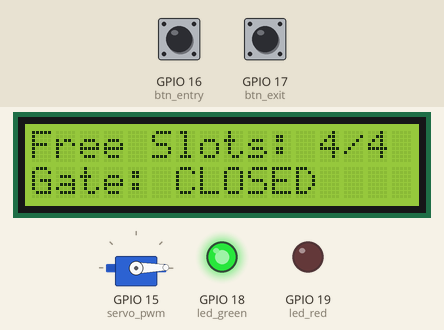
Simulated run of this program. Board: ESP32 board running MicroPython. Parts: 16×2 character LCD, servo, output pins drawn as LEDs (lit = HIGH). Wiring (from the project's diagram.json): servo on GPIO 15, green button on GPIO 16, red button on GPIO 17, green LED on GPIO 18, red LED on GPIO 19. Inputs (shaded band) come from the test bench; at power-on: GPIO 16 (btn_entry) HIGH, GPIO 17 (btn_exit) HIGH. WiFi joins after 1.5 s; no MQTT or app messages arrive unless stated; servo angles are drawn from the pulse width (0.5 ms = 0°, 2.5 ms = 180°); library files of the repository ran but are not shown: i2c_lcd.py; what the program prints to the serial console is not drawn.

Above: at 2.9 s.
3.0 s: GPIO 16 (btn_entry) pulled LOW for 3.2 s
At 4.2 s:
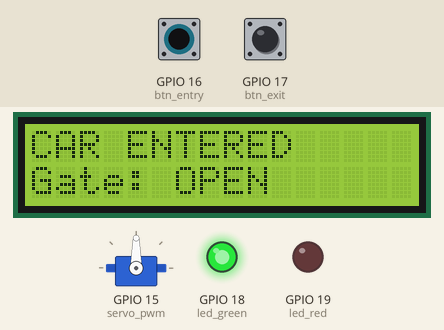
8.6 s: GPIO 17 (btn_exit) pulled LOW for 0.15 s
At 9.7 s:
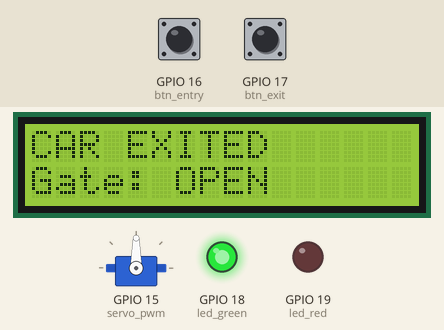
13.2 s: GPIO 16 (btn_entry) pulled LOW for 3.2 s
At 18.0 s:
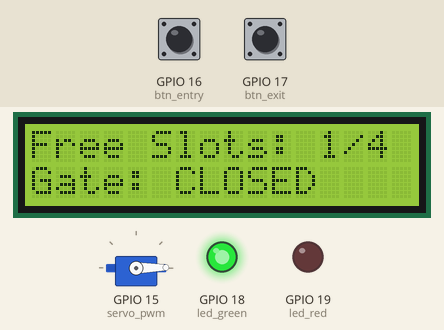
18.8 s: GPIO 16 (btn_entry) pulled LOW for 0.15 s
At 21.6 s:
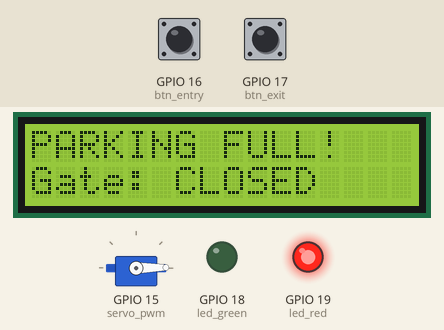
21.9 s: GPIO 16 (btn_entry) pulled LOW for 1 s
At 22.7 s:
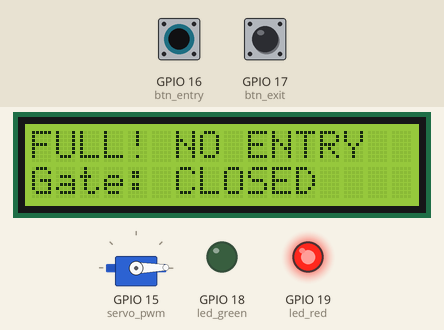
Timing chart, 0 to 24.9 s (numbered marks = the images above; inputs shaded):
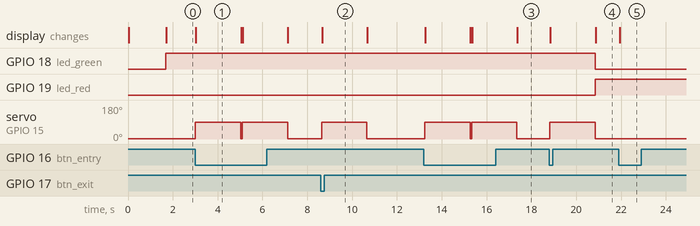

Measured:
- after the input at 3.0 s, servo on GPIO 15 (servo_pwm): alternates 90° for 2.0 s and 1° for 0.07 s, starting at once; the display: changes at once (image 1)
- after the input at 8.6 s, servo on GPIO 15 (servo_pwm): 1° → 90° after 0.05 s, → 1° 2.0 s later; the display: changes after 0.06 s (image 2)
- after the input at 13.2 s, servo on GPIO 15 (servo_pwm): alternates 90° for 2.0 s and 1° for 0.07 s, starting after 0.05 s; the display: first changes after 0.06 s (image 3 shows a later state)
- after the input at 18.8 s, GPIO 18 (led_green): HIGH → LOW after 2.0 s; GPIO 19 (led_red): LOW → HIGH after 2.0 s; servo on GPIO 15 (servo_pwm): 1° → 90° at once, → 1° 2.0 s later; the display: first changes after 0.05 s (image 4 shows a later state)
- after the input at 21.9 s, the display: changes at once (image 5)
- what the display in image 1 shows lasts 2.0 s, from 3.0 s to 5.0 s

The program:

main.py
```python
import network
import time
import ujson
from machine import Pin, PWM, SoftI2C
from umqtt.simple import MQTTClient
from i2c_lcd import I2cLcd

# Configuration

WIFI_SSID = "Wokwi-GUEST"
WIFI_PASSWORD = ""

MQTT_BROKER = "broker.hivemq.com"
MQTT_PORT = 1883
MQTT_CLIENT_ID = "ESP32_MicroPython_EntryExit"
SUB_TOPIC = b"iot/car_parking/slot/set"
PUB_TOPIC = b"iot/car_parking/status"

# Hardware Setup

led_green = Pin(18, Pin.OUT)
led_red = Pin(19, Pin.OUT)

btn_entry = Pin(16, Pin.IN, Pin.PULL_UP)
btn_exit = Pin(17, Pin.IN, Pin.PULL_UP)

servo_pwm = PWM(Pin(15), freq=50)

def set_barrier_angle(angle):
    duty = int(26 + (angle / 90.0) * 51)
    servo_pwm.duty(duty)

i2c = SoftI2C(scl=Pin(22), sda=Pin(21), freq=100000)
I2C_ADDR = 0x27
lcd = I2cLcd(i2c, I2C_ADDR, 2, 16)

# Setting Slots to 0 (1 = Occupied)
slots = {1: 0, 2: 0, 3: 0, 4: 0}

def update_system_state(client, event_msg=None, force_open_gate=False):
    occupied_count = sum(slots.values())
    available_count = 4 - occupied_count

    lcd.clear()

    if force_open_gate:
        set_barrier_angle(90)
        led_green.value(1)
        led_red.value(0)

    elif occupied_count == 4:
        set_barrier_angle(0)
        led_green.value(0)
        led_red.value(1)

    else:
        set_barrier_angle(0)
        led_green.value(1)
        led_red.value(0)

    # LCD Writings
    status_str = "PARKING FULL" if occupied_count == 4 else "AVAILABLE"

    lcd.move_to(0, 0)
    if event_msg:
        lcd.putstr(event_msg)
    elif occupied_count == 4:
        lcd.putstr("PARKING FULL!")
    else:
        lcd.putstr(f"Free Slots: {available_count}/4")

    lcd.move_to(0, 1)
    lcd.putstr("Gate: OPEN" if force_open_gate else "Gate: CLOSED")

    # Publish status payload to MQTT/Node-RED
    payload = {
        "slot1": "Occupied" if slots[1] else "Free",
        "slot2": "Occupied" if slots[2] else "Free",
        "slot3": "Occupied" if slots[3] else "Free",
        "slot4": "Occupied" if slots[4] else "Free",
        "occupied": occupied_count,
        "available": available_count,
        "status": status_str
    }

    json_payload = ujson.dumps(payload)
    print("Publishing State Update:", json_payload)
    client.publish(PUB_TOPIC, json_payload)

# Entry/Exit

def handle_entry(client):

    for s in range(1, 5):
        if slots[s] == 0:
            slots[s] = 1
            print(f"Entry Triggered: Allocated Slot {s}")

            update_system_state(client, event_msg="CAR ENTERED", force_open_gate=True)
            time.sleep(2)

            update_system_state(client)
            return

    # In Full Case
    print("Entry Rejected: Parking Full")
    update_system_state(client, event_msg="FULL! NO ENTRY")

def handle_exit(client):

    for s in range(4, 0, -1):
        if slots[s] == 1:
            slots[s] = 0
            print(f"Exit Triggered: Freed Slot {s}")

            update_system_state(client, event_msg="CAR EXITED", force_open_gate=True)
            time.sleep(2)

            update_system_state(client)
            return

    print("Exit Triggered: Parking already empty")

# MQTT Callback
def mqtt_callback(topic, msg):
    print(f"Received MQTT Command: {msg.decode()}")
    try:
        data = ujson.loads(msg)
        slot_num = data.get("slot")
        state = data.get("state")

        if slot_num in slots and state in (0, 1):
            slots[slot_num] = state
            update_system_state(client)
    except Exception as e:
        print("Error parsing MQTT command:", e)

# Wi Fi
def connect_wifi():
    wlan = network.WLAN(network.STA_IF)
    wlan.active(True)
    if not wlan.isconnected():
        print("Connecting to Wi-Fi", end="")
        wlan.connect(WIFI_SSID, WIFI_PASSWORD)
        while not wlan.isconnected():
            time.sleep(0.5)
    print("\nWi-Fi Connected")

def connect_mqtt():
    client = MQTTClient(MQTT_CLIENT_ID, MQTT_BROKER, port=MQTT_PORT)
    client.set_callback(mqtt_callback)
    print("Connecting to MQTT Broker")
    client.connect()
    client.subscribe(SUB_TOPIC)
    print(f"Subscribed")
    return client

#Sterting the Conncectuions
connect_wifi()
client = connect_mqtt()

update_system_state(client)

last_entry_press = 0
last_exit_press = 0

print("System is ready\nPress ENTRY or EXIT buttons")

while True:
    try:
        client.check_msg()

        # Check Entry Button
        if btn_entry.value() == 0 and (time.ticks_ms() - last_entry_press > 1000):
            last_entry_press = time.ticks_ms()
            handle_entry(client)

        # Check Exit Button
        if btn_exit.value() == 0 and (time.ticks_ms() - last_exit_press > 1000):
            last_exit_press = time.ticks_ms()
            handle_exit(client)

        time.sleep(0.05)
    except Exception as e:
        print("Error in loop, reconnecting MQTT...", e)
        time.sleep(2)
        client = connect_mqtt()
```
